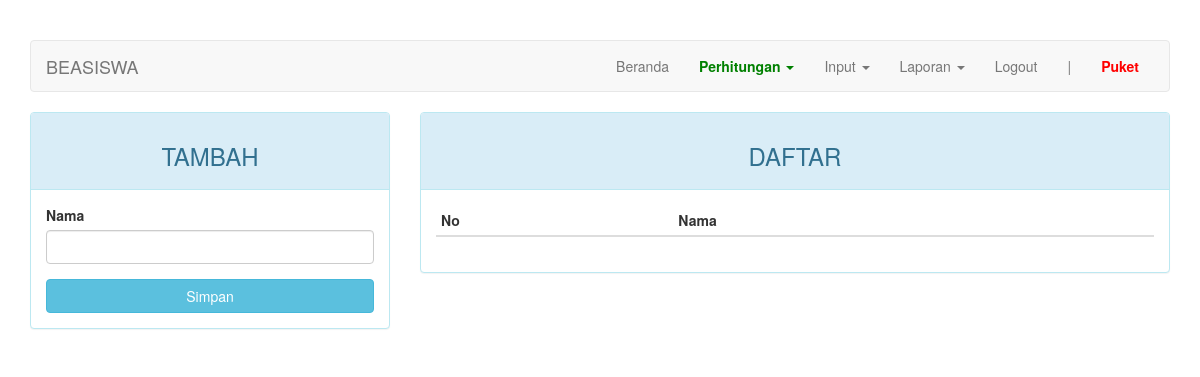
Before: /index.php?page=beasiswa (signed in) with the older database file.
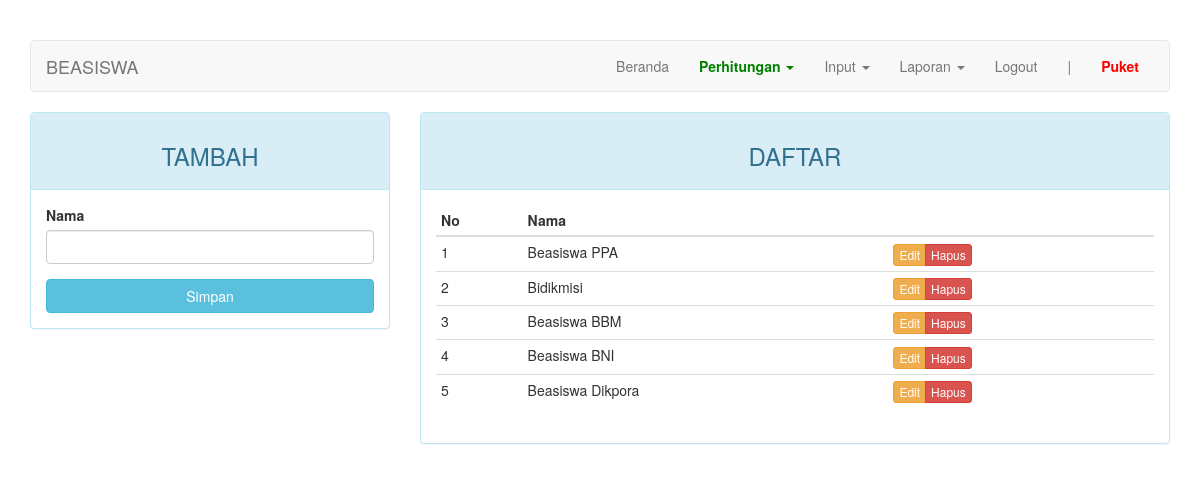
After: the same page with the newer database file.
### tables this page shows
CREATE TABLE `beasiswa` (
  `kd_beasiswa` int(11) NOT NULL,
  `nama` varchar(50) DEFAULT NULL
);

### index.php (the view, shortened to what this page needs)
<?php
require_once "config.php";
?>
<!DOCTYPE html>
<html lang="en">
<head>
    <link rel="stylesheet" href="assets/css/bootstrap.min.css">
</head>
<body>
    <div class="container">
        <nav class="navbar navbar-default">
            <div class="container-fluid">
                <div class="navbar-header">
                    <a class="navbar-brand" href="#"><?php $str = (isset($_GET["page"])) ? (($_GET["page"] == "nilai") ? "persyaratan" : $_GET["page"]) : "home"; echo strtoupper($str)?></a>
                </div>
                <div class="collapse navbar-collapse" id="bs-example-navbar-collapse-1">
                    <ul class="nav navbar-nav navbar-right">
                        <li><a href="?page=home">Beranda <span class="sr-only">(current)</span></a></li>
                        <?php if ($_SESSION["as"] == "puket"): ?>
                          <li class="dropdown">
                            <a href="#" class="dropdown-toggle" style="font-weight: bold; color: green;" data-toggle="dropdown" role="button" aria-haspopup="true" aria-expanded="false">Perhitungan <span class="caret"></span></a>
                          </li>
                          <li class="dropdown">
                            <a href="#" class="dropdown-toggle" data-toggle="dropdown" role="button" aria-haspopup="true" aria-expanded="false">Input <span class="caret"></span></a>
                          </li>
                          <li class="dropdown">
                            <a href="#" class="dropdown-toggle" data-toggle="dropdown" role="button" aria-haspopup="true" aria-expanded="false">Laporan <span class="caret"></span></a>
                          </li>
                        <?php elseif ($_SESSION["as"] == "mahasiswa"): ?>
                          <li><a href="?page=pengumuman">Pengumuman</a></li>
                        <?php endif; ?>
                        <li><a href="logout.php">Logout</a></li>
                        <li><a href="#">|</a></li>
                        <li><a href="#" style="font-weight: bold; color: red;"><?= ucfirst($_SESSION["username"]) ?></a></li>
                    </ul>
                </div>
            </div>
        </nav>
        <div class="row">
            <div class="col-md-12">
              <?php include page($_PAGE); ?>
            </div>
        </div>
    </div>
</body>
</html>

### page/beasiswa.php (shortened to what this page needs)
<?php
$update = (isset($_GET['action']) AND $_GET['action'] == 'update') ? true : false;
?>
<div class="row">
	<div class="col-md-4">
	    <div class="panel panel-<?= ($update) ? "warning" : "info" ?>">
	        <div class="panel-heading"><h3 class="text-center"><?= ($update) ? "EDIT" : "TAMBAH" ?></h3></div>
	        <div class="panel-body">
	            <form action="<?=$_SERVER['REQUEST_URI']?>" method="POST">
	                <div class="form-group">
	                    <label for="nama">Nama</label>
	                    <input type="text" name="nama" class="form-control" <?= (!$update) ?: 'value="'.$row["nama"].'"' ?>>
	                </div>
	                <button type="submit" class="btn btn-<?= ($update) ? "warning" : "info" ?> btn-block">Simpan</button>
	            </form>
	        </div>
	    </div>
	</div>
	<div class="col-md-8">
	    <div class="panel panel-info">
	        <div class="panel-heading"><h3 class="text-center">DAFTAR</h3></div>
	        <div class="panel-body">
	            <table class="table table-condensed">
	                <thead>
	                    <tr>
	                        <th>No</th>
	                        <th>Nama</th>
	                        <th></th>
	                    </tr>
	                </thead>
	                <tbody>
	                    <?php $no = 1; ?>
	                    <?php if ($query = $connection->query("SELECT * FROM beasiswa")): ?>
	                        <?php while($row = $query->fetch_assoc()): ?>
	                        <tr>
	                            <td><?=$no++?></td>
	                            <td><?=$row['nama']?></td>
	                            <td>
	                                <div class="btn-group">
	                                    <a href="?page=beasiswa&action=update&key=<?=$row['kd_beasiswa']?>" class="btn btn-warning btn-xs">Edit</a>
	                                    <a href="?page=beasiswa&action=delete&key=<?=$row['kd_beasiswa']?>" class="btn btn-danger btn-xs">Hapus</a>
	                                </div>
	                            </td>
	                        </tr>
	                        <?php endwhile ?>
	                    <?php endif ?>
	                </tbody>
	            </table>
	        </div>
	    </div>
	</div>
</div>

Changed rows visible on the page:
added beasiswa: nama "Beasiswa PPA"
added beasiswa: nama "Bidikmisi"
added beasiswa: nama "Beasiswa BBM"
added beasiswa: nama "Beasiswa BNI"
added beasiswa: nama "Beasiswa Dikpora"
